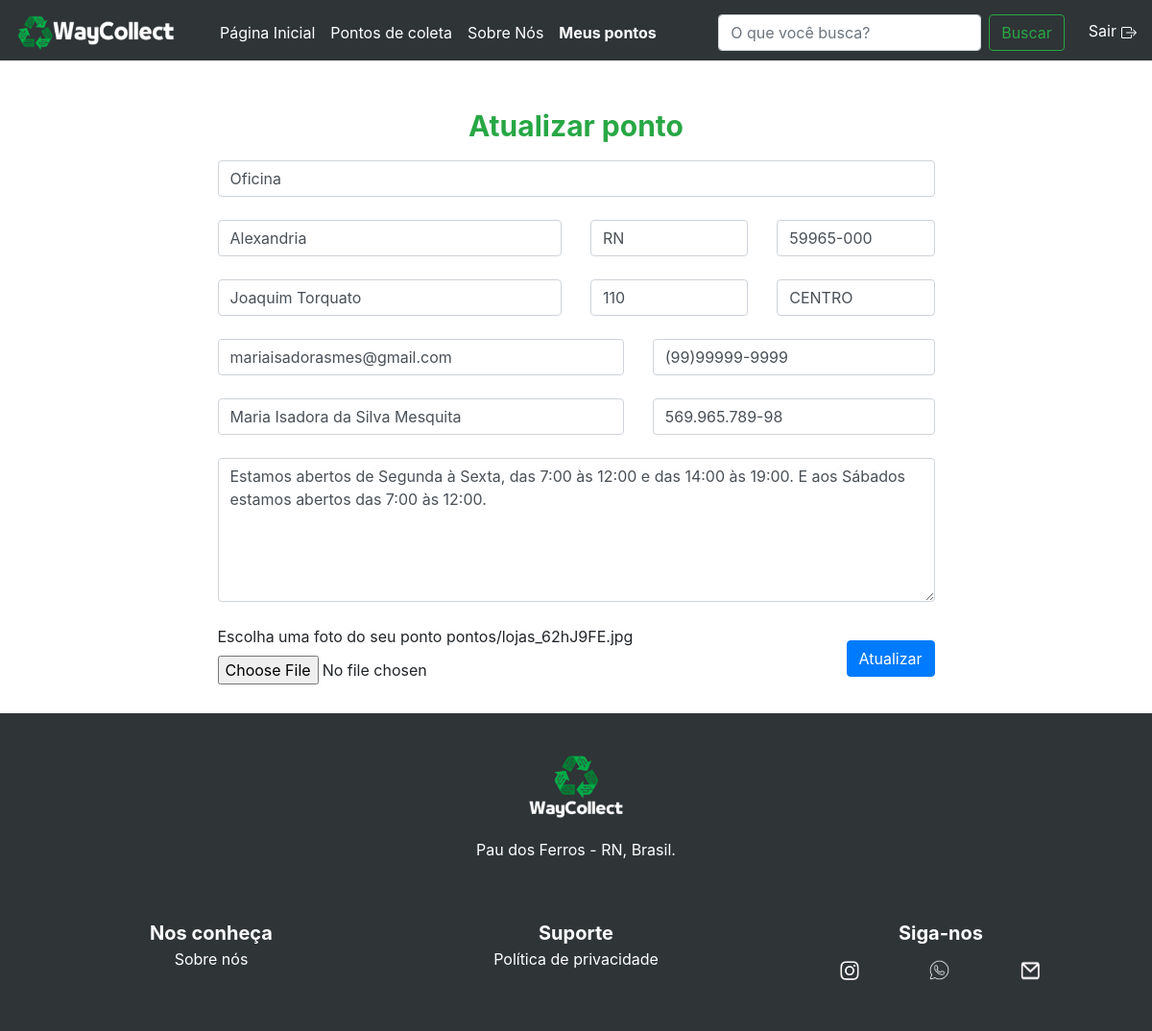
Screenshot of /editar/27 (signed in) with the database file from the repository.
### main/models.py (models this page shows, shortened)
class Local(models.Model):
    nome_local = models.CharField(max_length=150)
    cidade = models.CharField(max_length=150)
    uf = models.CharField(max_length=10)
    rua = models.CharField(max_length=150)
    bairro = models.CharField(max_length=100)
    num_residencial = models.IntegerField()
    cep = models.CharField(max_length=30)
    fone = models.CharField(max_length=30)
    email = models.EmailField(max_length=150)
    nome_responsavel = models.CharField(max_length=150)
    cpf_responsavel = models.CharField(max_length=150)
    disponibilidade = models.TextField(max_length=800)
    imagem=models.ImageField(upload_to='pontos/',blank=True,null=True)

### main/views.py (the view, shortened to what this page needs)
# urls.py: path('editar/<int:id>',editar_local,name='editar'),
@login_required
def editar_local(request, id):
    local = Local.objects.get(id=id)
    form = LocalForm(request.POST or None, request.FILES or None, instance=local)
    return render(request, 'forms-edit.html', {'local': local, 'form': form})

### main/templates/forms-edit.html (shortened to what this page needs)
{% extends "base.html" %}
{% load static %}
{% load sweetify %}
{% load crispy_forms_tags %}
{% block nav %}
<li class="nav-item ">
    <a class="nav-link" href="{% url 'index' %}">Página Inicial</a>
</li>
<li class="nav-item">
    <a class="nav-link" href="{% url 'pontos' %}">Pontos de coleta</a>
</li>
<li class="nav-item">
    <a class="nav-link" href="{% url 'sobre' %}">Sobre Nós</a>
</li>
{% if user.is_authenticated %}
<li class="nav-item active">
    <a class="nav-link" href="{% url 'meus_pontos' %}">Meus pontos</a>
</li>
{% endif %}
{% endblock %}
{% block h2 %}
Atualizar ponto
{% endblock %}
{% block main %}
<form method="POST" action="{% url 'editar' local.id%}" class="container form-c" enctype="multipart/form-data">
    <div class="row">
        <div class="col">
            {{ form.nome_local }}
        </div>
    </div>
    <br>
    <div class="row">
        <div class="col-6">
            {{ form.cidade }}
        </div>
        <div class="col">
            {{ form.uf }}
        </div>
        <div class="col">
            {{ form.cep }}
        </div>
    </div>
    <br>
    <div class="row">
        <div class="col-6">
            {{ form.rua }}
        </div>
        <div class="col">
            {{ form.num_residencial }}
        </div>
        <div class="col">
            {{ form.bairro }}
        </div>
    </div>
    <br>
    <div class="row">
        <div class="col-7">
            {{ form.email }}
        </div>
        <div class="col">
            {{ form.fone }}
        </div>
    </div>
    <br>
    <div class="row">
        <div class="col-7">
            {{ form.nome_responsavel }}
        </div>
        <div class="col">
            {{ form.cpf_responsavel }}
        </div>
    </div>
    <br>
    <div class="row">
        <div class="col">
            {{ form.disponibilidade }}
        </div>
    </div>
    <br>
    <div class="row" style="display: flex; align-items: flex-end;">
        <div class="col">
            <label for="exampleFormControlFile1">Escolha uma foto do seu ponto</label>
            {{ form.imagem.value }}
            {{ form.imagem }}
        </div>
        <div class="col-auto">
            <button class="btn btn-primary mb-2">Atualizar</button>
        </div>
    </div>
</form>
{% endblock %}

### main/static/css/style.css (style rules this page uses)
.navbar-nav > .active { font-weight: bold; }
a { text-decoration:none ; color: #fff; }
.form-c { display: flex; flex-direction: column; width: 70%; }
.form-c > p > input, textarea { width: 100%; }

### rows the page displays
Local: nome_local "Oficina", cidade "Alexandria", uf "RN", cep "59965-000", rua "Joaquim Torquato", num_residencial "110", bairro "CENTRO", email "mariaisadorasmes@gmail.com", fone "(99)99999-9999", nome_responsavel "Maria Isadora da Silva Mesquita", cpf_responsavel "569.965.789-98", disponibilidade "Estamos abertos de Segunda à Sexta, das 7:00 às 12:00 e das 14:00 às 19:00. E aos Sábados estamos abertos das 7:00 às 12:00.", imagem.value "pontos/lojas_62hJ9FE.jpg"
